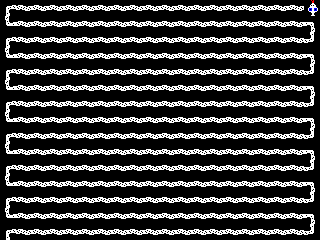

Tiled map render using the project's own tile images. Description and the whole map definition, tile-layer contents included, below:
An orthogonal 20x15 tile map with 16x16 px tiles, 1 tile layer (Kachelebene 1).

<map version="1.2" tiledversion="1.3.3" orientation="orthogonal" renderorder="right-down" width="20" height="15" tilewidth="16" tileheight="16" infinite="0" nextlayerid="2" nextobjectid="1">
 <tileset firstgid="1" source="myPONG.tsx" />
 <layer id="1" name="Kachelebene 1" width="20" height="15">
  <data encoding="csv">
82,86,86,86,86,86,86,86,86,86,86,86,86,86,86,86,86,86,86,24,
18,86,86,86,86,86,86,86,86,86,86,86,86,86,86,86,86,86,86,81,
82,86,86,86,86,86,86,86,86,86,86,86,86,86,86,86,86,86,86,17,
18,86,86,86,86,86,86,86,86,86,86,86,86,86,86,86,86,86,86,81,
82,86,86,86,86,86,86,86,86,86,86,86,86,86,86,86,86,86,86,17,
18,86,86,86,86,86,86,86,86,86,86,86,86,86,86,86,86,86,86,81,
82,86,86,86,86,86,86,86,86,86,86,86,86,86,86,86,86,86,86,17,
18,86,86,86,86,86,86,86,86,86,86,86,86,86,86,86,86,86,86,81,
82,86,86,86,86,86,86,86,86,86,86,86,86,86,86,86,86,86,86,17,
18,86,86,86,86,86,86,86,86,86,86,86,86,86,86,86,86,86,86,81,
82,86,86,86,86,86,86,86,86,86,86,86,86,86,86,86,86,86,86,17,
18,86,86,86,86,86,86,86,86,86,86,86,86,86,86,86,86,86,86,81,
82,86,86,86,86,86,86,86,86,86,86,86,86,86,86,86,86,86,86,17,
18,86,86,86,86,86,86,86,86,86,86,86,86,86,86,86,86,86,86,81,
82,86,86,86,86,86,86,86,86,86,86,86,86,86,86,86,86,86,86,17
</data>
 </layer>
</map>
